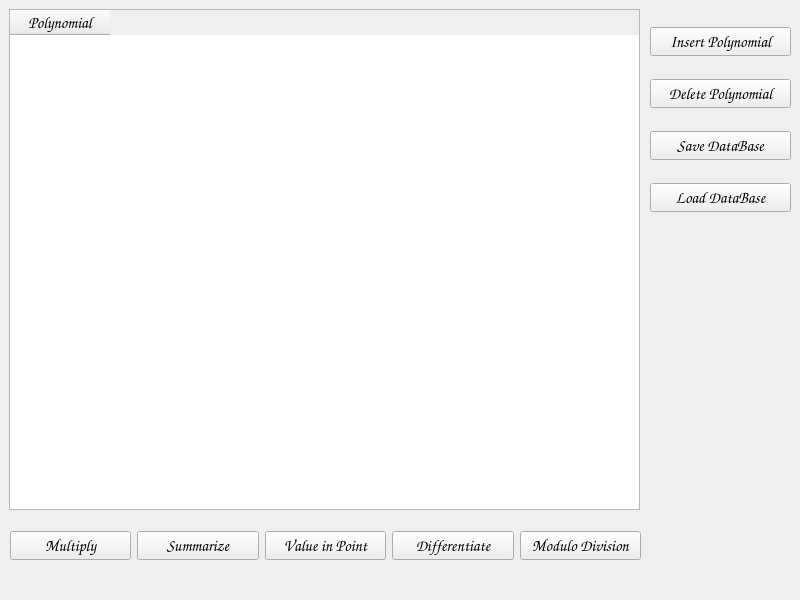
<?xml version="1.0" encoding="UTF-8"?>
<ui version="4.0">
 <class>MainWindow</class>
 <widget class="QMainWindow" name="MainWindow">
  <property name="geometry">
   <rect>
    <x>0</x>
    <y>0</y>
    <width>800</width>
    <height>600</height>
   </rect>
  </property>
  <property name="minimumSize">
   <size>
    <width>800</width>
    <height>600</height>
   </size>
  </property>
  <property name="maximumSize">
   <size>
    <width>800</width>
    <height>600</height>
   </size>
  </property>
  <property name="windowTitle">
   <string>Polynomial Calculator</string>
  </property>
  <widget class="QWidget" name="centralwidget">
   <widget class="QWidget" name="formLayoutWidget">
    <property name="geometry">
     <rect>
      <x>10</x>
      <y>520</y>
      <width>631</width>
      <height>51</height>
     </rect>
    </property>
    <layout class="QGridLayout" name="gridLayout">
     <item row="3" column="3">
      <widget class="QPushButton" name="diff_button">
       <property name="font">
        <font>
         <family>Comic Sans MS</family>
         <pointsize>12</pointsize>
        </font>
       </property>
       <property name="text">
        <string>Differentiate</string>
       </property>
      </widget>
     </item>
     <item row="3" column="0">
      <widget class="QPushButton" name="mult_button">
       <property name="font">
        <font>
         <family>Comic Sans MS</family>
         <pointsize>12</pointsize>
        </font>
       </property>
       <property name="text">
        <string>Multiply</string>
       </property>
      </widget>
     </item>
     <item row="3" column="1">
      <widget class="QPushButton" name="sum_button">
       <property name="font">
        <font>
         <family>Comic Sans MS</family>
         <pointsize>12</pointsize>
        </font>
       </property>
       <property name="text">
        <string>Summarize</string>
       </property>
      </widget>
     </item>
     <item row="3" column="2">
      <widget class="QPushButton" name="point_button">
       <property name="font">
        <font>
         <family>Comic Sans MS</family>
         <pointsize>12</pointsize>
        </font>
       </property>
       <property name="text">
        <string>Value in Point</string>
       </property>
      </widget>
     </item>
     <item row="3" column="4">
      <widget class="QPushButton" name="division_button">
       <property name="font">
        <font>
         <family>Comic Sans MS</family>
         <pointsize>12</pointsize>
        </font>
       </property>
       <property name="text">
        <string>Modulo Division</string>
       </property>
      </widget>
     </item>
    </layout>
   </widget>
   <widget class="QWidget" name="verticalLayoutWidget">
    <property name="geometry">
     <rect>
      <x>9</x>
      <y>9</y>
      <width>631</width>
      <height>501</height>
     </rect>
    </property>
    <layout class="QVBoxLayout" name="verticalLayout">
     <item>
      <widget class="QTableWidget" name="tableWidget">
       <column>
        <property name="text">
         <string>Polynomial</string>
        </property>
        <property name="font">
         <font>
          <family>Comic Sans MS</family>
          <pointsize>12</pointsize>
         </font>
        </property>
       </column>
      </widget>
     </item>
    </layout>
   </widget>
   <widget class="QWidget" name="gridLayoutWidget">
    <property name="geometry">
     <rect>
      <x>650</x>
      <y>10</y>
      <width>141</width>
      <height>221</height>
     </rect>
    </property>
    <layout class="QGridLayout" name="gridLayout_2">
     <item row="3" column="1">
      <widget class="QPushButton" name="save_button">
       <property name="font">
        <font>
         <family>Comic Sans MS</family>
         <pointsize>12</pointsize>
        </font>
       </property>
       <property name="text">
        <string>Save DataBase</string>
       </property>
      </widget>
     </item>
     <item row="4" column="1">
      <widget class="QPushButton" name="load_button">
       <property name="font">
        <font>
         <family>Comic Sans MS</family>
         <pointsize>12</pointsize>
        </font>
       </property>
       <property name="text">
        <string>Load DataBase</string>
       </property>
      </widget>
     </item>
     <item row="1" column="1">
      <widget class="QPushButton" name="delete_button">
       <property name="font">
        <font>
         <family>Comic Sans MS</family>
         <pointsize>12</pointsize>
        </font>
       </property>
       <property name="text">
        <string>Delete Polynomial</string>
       </property>
      </widget>
     </item>
     <item row="0" column="1">
      <widget class="QPushButton" name="insert_button">
       <property name="font">
        <font>
         <family>Comic Sans MS</family>
         <pointsize>12</pointsize>
        </font>
       </property>
       <property name="text">
        <string>Insert Polynomial</string>
       </property>
      </widget>
     </item>
    </layout>
   </widget>
  </widget>
  <widget class="QMenuBar" name="menubar">
   <property name="geometry">
    <rect>
     <x>0</x>
     <y>0</y>
     <width>800</width>
     <height>21</height>
    </rect>
   </property>
  </widget>
 </widget>
 <resources/>
 <connections/>
</ui>
